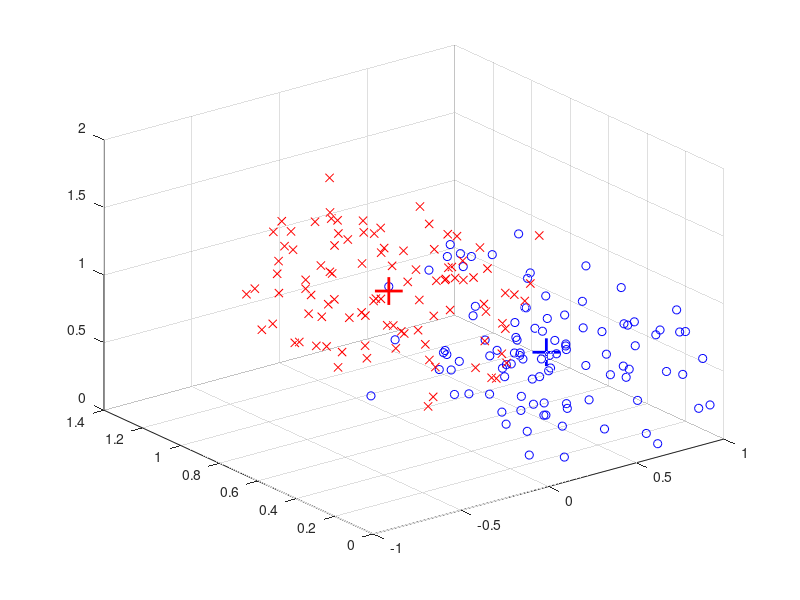

Recreate this plot in MATLAB.

%% July 21, 2013
% Coffee bean, KAIST

%http://nghiaho.com/?page_id=671

%TODO : port this to C++
%http://opencv.willowgarage.com/documentation/cpp/core_operations_on_arrays.html#SVD

clc; close all; clear;

bLoad = 1;


%% Data preparation

if bLoad == 0,

    R = orth(rand(3,3)); % random rotation matrix

    t = rand(3,1); % random translation

    n = 100; % number of points
    A = rand(n,3);
    B = R*A' + repmat(t, 1, n);
    B = B';


    dlmwrite('_A.txt',A)
    dlmwrite('_B.txt',B)
    dlmwrite('_R.txt',R)
    dlmwrite('_t.txt',t)

else
    A = load('_A.txt');
    B = load('_B.txt');
    R = load('_R.txt');
    t = load('_t.txt');
    
    
    n = size(A,1);
    
end


%% Do
%[ret_R, ret_t] = rigid_transform_3D(A, B);

centroid_A = mean(A);
centroid_B = mean(B);
N = size(A,1);  %100

Ac = A - repmat(centroid_A, N, 1);
Bc = B - repmat(centroid_B, N, 1);

% covariance matrix
H = Ac' * Bc;

[U,S,V] = svd(H);

ret_R = V*U';

if det(ret_R) < 0
        disp('Reflection detected');
        V(:,3) = V(:,3) *-1;
        R = V*U';
end

ret_t = -ret_R*centroid_A' + centroid_B';

%% ERROR

A2 = (ret_R*A') + repmat(ret_t, 1, n);
A2 = A2';

err = A2 - B;
err = err .* err;
err = sum(err(:));
rmse = sqrt(err/n)

%disp(sprintf('RMSE: %f', rmse));
disp('If RMSE is near zero, the function is correct!');



%Ra = repmat(centroid_A, N, 1) : 100x3 same as A


%% Plotting
figure;

plot3(A(:,1), A(:,2), A(:,3),'bo');
hold on;
plot3(B(:,1), B(:,2), B(:,3),'rx');


plot3(centroid_A(:,1), centroid_A(:,2), centroid_A(:,3),'b+', 'MarkerFaceColor','b', 'MarkerSize',20, 'LineWidth',2);
plot3(centroid_B(:,1), centroid_B(:,2), centroid_B(:,3),'r+', 'MarkerFaceColor','r', 'MarkerSize',20, 'LineWidth',2);

grid;